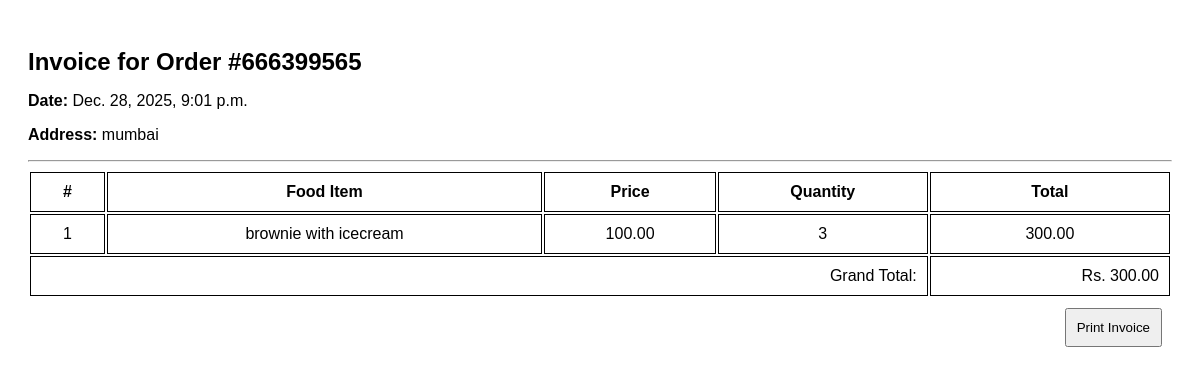
The page /api/invoice/666399565/ on the database its author committed.
### foodordering/models.py (models this page shows, shortened)
class OrderAddress(models.Model):
    user=models.ForeignKey(User, on_delete=models.CASCADE)
    order_number = models.CharField(max_length=100, null=True)
    address=models.TextField()
    order_time=models.DateTimeField(auto_now_add=True)
    order_final_status=models.CharField(max_length=200, null=True)

class Food(models.Model):
    category=models.ForeignKey(Category, on_delete=models.CASCADE)
    item_name=models.CharField(max_length=50)
    item_price=models.DecimalField(max_digits=10, decimal_places=2)
    item_description=models.TextField(max_length=500,null=True,blank=True)
    image=models.ImageField(upload_to='food_images/')
    item_quantity=models.CharField(max_length=50)
    is_available=models.BooleanField(default=True)

### foodordering/views.py (the view)
# urls.py: path('invoice/<str:order_number>/', get_invoice),
def get_invoice(request, order_number):
    orders = Order.objects.filter(order_number=order_number, is_order_placed=True).select_related('food')
    address = OrderAddress.objects.get(order_number=order_number)
    grand_total=0
    order_data=[]
    for order in orders:
        total_price = order.quantity * order.food.item_price
        grand_total += total_price
        order_data.append({
            'food' :order.food,
            'quantity': order.quantity,
            'total_price': total_price,
        })
    return render(request, 'invoice.html', {
        'order_number': order_number,
        'grand_total': grand_total,
        'address': address,
        'orders': order_data
    })

### foodordering/templates/invoice.html (shortened to what this page needs)
<!DOCTYPE html>
<html lang="en">
<head>
</head>
<body>
    <h2>Invoice for Order #{{order_number}}</h2>
    <p><strong>Date: </strong>{{address.order_time}}</p>
    <p><strong>Address: </strong>{{address.address}}</p>
    <hr>
    <table>
        <thead>
            <tr>
                <th>#</th>
                <th>Food Item</th>
                <th>Price</th>
                <th>Quantity</th>
                <th>Total</th>
            </tr>
        </thead>
        <tbody>
            {% for order in orders %}
            <tr>
                <td>{{forloop.counter}}</td>
                <td>{{order.food.item_name}}</td>
                <td>{{order.food.item_price}}</td>
                <td>{{order.quantity}}</td>
                <td>{{order.total_price}}</td>
            </tr>
            {% endfor %}
        </tbody>
        <tfoot>
            <tr>
                <td colspan="4" style="text-align: right;">Grand Total:</td>
                <td style="text-align: right;">Rs. {{grand_total}}</td>
            </tr>
        </tfoot>
    </table>
    <div style=" display: flex;
    justify-content: flex-end;">
        <button style="margin:10px; padding:10px;" onclick="window.print()">Print Invoice</button>
    </div>
</body>
</html>

### foodordering/templates/invoice.html (style rules this page uses)
body { font-family: Arial, sans-serif; padding: 20px; }
h2 { margin-bottom: 10px; }
table { width: 100%; }
th, td { border: 1px solid; padding: 10px; text-align: center }

### rows shown on the page
OrderAddress: order_time "Dec. 28, 2025, 9:01 p.m.", address "mumbai"
Food: food.item_name "brownie with icecream", food.item_price "100.00", quantity "3", total_price "300.00"

### other values the page prints
{{ order_number }} "666399565"
{{ grand_total }} "300.00"
